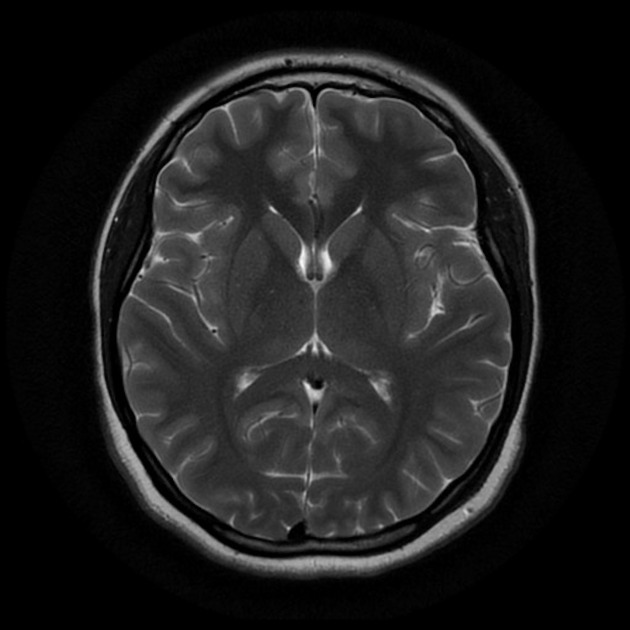
#> input picture data/processed_dataset/images/1 no.jpeg, 630 x 630 px
$ python -i convert_kaggle_dataset.py   (imports and definitions only)
#> lines starting #> are read from the running program, lines starting #| are printed output that depends on the picture; after the words box and inside, x2 and y2 are one past the last pixel; in counts of white or black regions, pixels touching at a corner belong together
#> further down, picture is the input picture: shape (630, 630, 3); min 0, max 248, mean 29.7
#!/usr/bin/env python3
"""
Kaggle Brain Tumor Classification Dataset Converter
Converts Kaggle brain tumor classification dataset to detection and segmentation format

Dataset: https://www.kaggle.com/datasets/sartajbhuvaji/brain-tumor-classification-mri
Classes: glioma_tumor, meningioma_tumor, no_tumor, pituitary_tumor
"""

import os
import cv2
import numpy as np
import json
from pathlib import Path
import argparse
from tqdm import tqdm
import logging
import shutil


class KaggleDatasetConverter:
    """Convert Kaggle brain tumor classification dataset to our pipeline format"""

    def __init__(self, target_size=(640, 640), seg_size=(224, 224)):
        self.target_size = target_size
        self.seg_size = seg_size
        self.logger = logging.getLogger(__name__)

        # Class mapping
        self.class_mapping = {
            'glioma_tumor': 0,
            'meningioma_tumor': 0,
            'pituitary_tumor': 0,
            'no_tumor': -1  # No tumor class, will be excluded from detection
        }

    def detect_brain_region(self, image):
        """Detect brain region in the image using simple thresholding"""
        # Convert to grayscale if needed
        if len(image.shape) == 3:
            gray = cv2.cvtColor(image, cv2.COLOR_BGR2GRAY)
        else:
            gray = image.copy()

        # Apply Gaussian blur
        blurred = cv2.GaussianBlur(gray, (5, 5), 0)

        # Threshold to separate brain from background
        _, thresh = cv2.threshold(blurred, 30, 255, cv2.THRESH_BINARY)
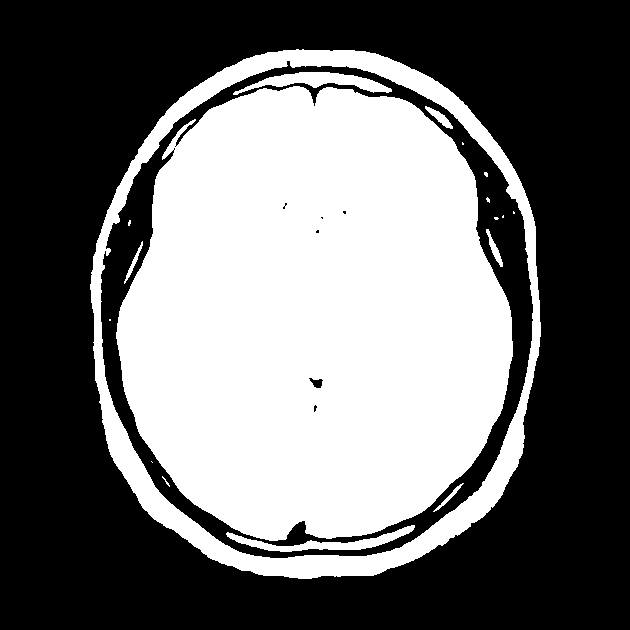
#> thresh: shape (630, 630); 42.7% white; 18 white regions (9 under 20 px)

        # Find contours
        contours, _ = cv2.findContours(thresh, cv2.RETR_EXTERNAL, cv2.CHAIN_APPROX_SIMPLE)
#> contours = 1 contour; box (x1, y1, x2, y2) and area: (90, 49, 541, 579) 193910

        if not contours:
            # Return entire image if no contours found
            h, w = gray.shape
            return [0, 0, w, h]

        # Find largest contour (brain region)
        largest_contour = max(contours, key=cv2.contourArea)
#> largest_contour = contour of 700 points, box (x1, y1, x2, y2) (90, 49, 541, 579), area 193910

        # Get bounding box
        x, y, w, h = cv2.boundingRect(largest_contour)
#> x = 90; y = 49; w = 451; h = 530

        # Add some padding
        padding = 20
        x = max(0, x - padding)
#> x = 70
        y = max(0, y - padding)
#> y = 29
        w = min(gray.shape[1] - x, w + 2 * padding)
#> w = 491
        h = min(gray.shape[0] - y, h + 2 * padding)
#> h = 570

        return [x, y, x + w, y + h]

    # [300 lines left out: functions create_tumor_mask, convert_to_yolo_format, convert_dataset, create_yolo_structure, download_kaggle_dataset, main, not called in this run]


# [2 lines not run here, left out]

>>> import cv2
>>> picture = cv2.imread('../../data/processed_dataset/images/1 no.jpeg')
>>> result = KaggleDatasetConverter().detect_brain_region(picture)
#> result = [70, 29, 561, 599]
